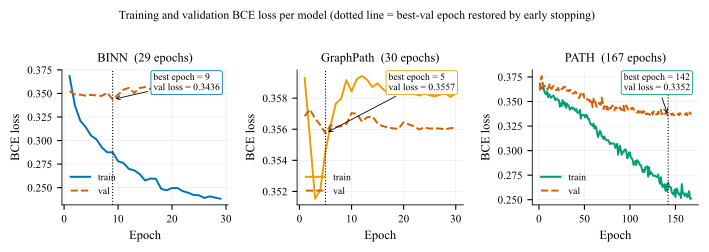

Write the Python code that produced this figure.
"""Figure 6 — training/validation loss curves per model.

Three panels (BINN / GraphPath / PATH) showing the train and validation
loss recorded by the training phase (stored inside each model's checkpoint).
A dashed vertical line marks the best-validation-loss epoch (the early-stop
restore point).
"""
from __future__ import annotations

from pathlib import Path

import matplotlib.pyplot as plt
import numpy as np
import torch

from _style import OKABE_ITO, apply_style, color_for

PROJECT_ROOT = Path(__file__).resolve().parents[2]
PATHS = {
    "BINN":      PROJECT_ROOT / "binn"      / "artifacts" / "binn.pt",
    "GraphPath": PROJECT_ROOT / "graphpath" / "artifacts" / "graphpath.pt",
    "PATH":      PROJECT_ROOT / "path"      / "artifacts" / "path.pt",
}


def _load(path: Path):
    if not path.exists():
        return None
    return torch.load(path, map_location="cpu", weights_only=False)


def _panel(ax, name, ckpt):
    color = color_for(name)
    if ckpt is None:
        ax.text(0.5, 0.5, f"{name} checkpoint missing", ha="center",
                va="center", transform=ax.transAxes,
                color=OKABE_ITO["vermillion"])
        ax.set_axis_off(); return

    h = ckpt["history"]
    train = np.asarray(h["train_loss"])
    val = np.asarray(h["val_loss"])
    epochs = np.arange(1, len(train) + 1)
    best_ep = int(np.argmin(val)) + 1
    best_val = float(np.min(val))

    ax.plot(epochs, train, color=color, linewidth=1.4, label="train")
    ax.plot(epochs, val, color=OKABE_ITO["vermillion"], linewidth=1.4,
            linestyle="--", label="val")
    ax.axvline(best_ep, color=OKABE_ITO["black"], linestyle=":", linewidth=0.8)
    ax.annotate(
        f"best epoch = {best_ep}\nval loss = {best_val:.4f}",
        xy=(best_ep, best_val),
        xytext=(0.55, 0.85), textcoords="axes fraction",
        fontsize=7,
        bbox=dict(boxstyle="round,pad=0.25", facecolor="white",
                  edgecolor=color, linewidth=0.6),
        arrowprops=dict(arrowstyle="->", linewidth=0.6,
                        color=OKABE_ITO["black"]),
    )
    ax.set_title(f"{name}  ({len(train)} epochs)", fontsize=9)
    ax.set_xlabel("Epoch")
    ax.set_ylabel("BCE loss")
    ax.set_axisbelow(True); ax.grid()
    ax.legend(loc="lower left", fontsize=7)


def main() -> None:
    apply_style()
    fig, axes = plt.subplots(1, 3, figsize=(7.1, 2.4), sharey=False)
    for name, ax in zip(("BINN", "GraphPath", "PATH"), axes):
        _panel(ax, name, _load(PATHS[name]))
    fig.suptitle("Training and validation BCE loss per model "
                 "(dotted line = best-val epoch restored by early stopping)",
                 fontsize=8.5, y=1.02)
    fig.tight_layout()
    out = Path(__file__).parent / "fig6_training_curves.pdf"
    fig.savefig(out)
    print(f"wrote {out}")


if __name__ == "__main__":
    main()
